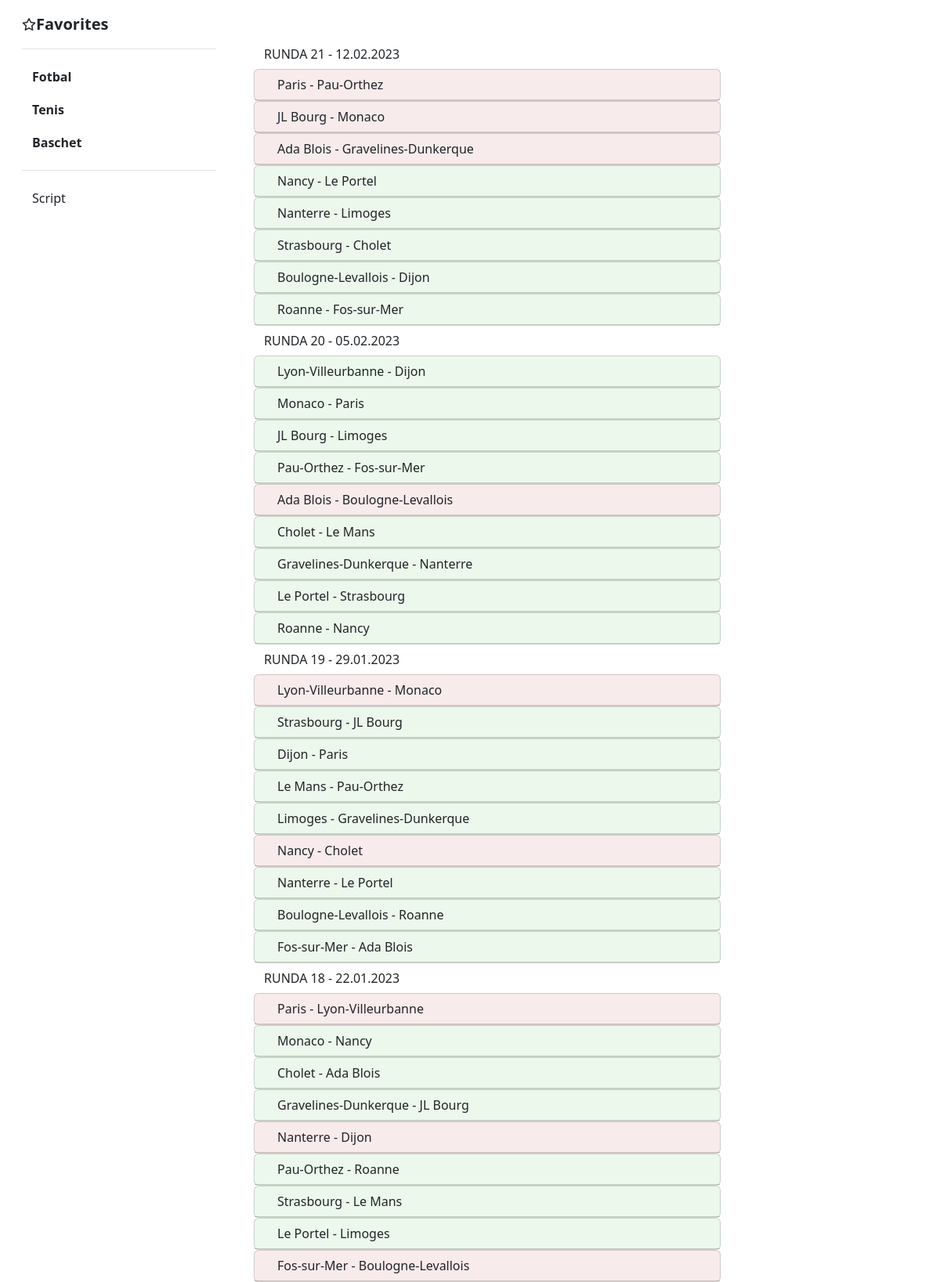
/franta_lnb (upper part), run on the app's committed database.
### data/models.py (models this page shows, shortened)
class Baschet(models.Model):
    tara = models.CharField(max_length=50)
    liga = models.CharField(max_length=50)
    runda = models.CharField(max_length=3)
    data = models.CharField(max_length=50)
    participant1 = models.CharField(max_length=50)
    participant2 = models.CharField(max_length=50)
    scor = models.CharField(max_length=5)
    rezultat = models.CharField(max_length=50)
    bookmaker_odds = models.ManyToManyField(Bookmakers, default=0)
    favorita = models.CharField(max_length=50)

### data/views.py (the view)
# urls.py: path('franta_lnb', views.baschet_franta_lnb, name='lnb'),
def baschet_franta_lnb(request):
    lnb = Baschet.objects.filter(tara__icontains='FRANŢA').order_by(-F('runda'))
    context = {
        'baschet': lnb,
    }
    return render(request, 'data/baschet.html', context)

### data/templates/data/baschet.html (shortened to what this page needs)
{% extends 'data/base.html' %}
{% block body %}
    {% for game in baschet %}
        {% ifchanged game.runda %}
          <div >
            <h5 class="mb-0">
                <button class="btn btn-link collapsed link-dark text-decoration-none">
                    {{ game.runda }} - {{ game.data }}
                </button>
            </h5>
          </div>
        {% endifchanged %}
        <div id="accordion">
          <div class="card wid{% if game.favorita == game.rezultat %} bg-fav{% elif game.favorita != game.rezultat and game.rezultat != 'Egal' %} bg-red{% elif game.rezultat == 'Egal' %} bg-egal{% endif %}">
            <div class="card-header" id="heading{{ game.id }}">
              <h5 class="mb-0">
                <button class="btn btn-link collapsed link-dark text-decoration-none" data-bs-toggle="collapse" data-bs-target="#collapse{{ game.id }}" aria-expanded="false" aria-controls="collapse{{ game.id }}">
                    {{ game.participant1 }} - {{ game.participant2 }}
                </button>
              </h5>
            </div>
          </div>
        </div>
    {% endfor %}
{% endblock %}

### data/static/data/style.css (style rules this page uses)
.wid { width: 70%; --bs-card-cap-padding-y: 0!important; }
.bg-fav { --bs-card-bg: #f3fff2!important; }
.bg-red { --bs-card-bg: #fff2f2!important; }

### data on the page
Baschet: runda "RUNDA 21", data "12.02.2023", participant1 "Paris", participant2 "Pau-Orthez"
Baschet: participant1 "JL Bourg", participant2 "Monaco"
Baschet: participant1 "Ada Blois", participant2 "Gravelines-Dunkerque"
Baschet: participant1 "Nancy", participant2 "Le Portel"
Baschet: participant1 "Nanterre", participant2 "Limoges"
Baschet: participant1 "Strasbourg", participant2 "Cholet"
Baschet: participant1 "Boulogne-Levallois", participant2 "Dijon"
Baschet: participant1 "Roanne", participant2 "Fos-sur-Mer"
Baschet: runda "RUNDA 20", data "05.02.2023", participant1 "Lyon-Villeurbanne", participant2 "Dijon"
Baschet: participant1 "Monaco", participant2 "Paris"
Baschet: participant1 "JL Bourg", participant2 "Limoges"
Baschet: participant1 "Pau-Orthez", participant2 "Fos-sur-Mer"
Baschet: participant1 "Ada Blois", participant2 "Boulogne-Levallois"
Baschet: participant1 "Cholet", participant2 "Le Mans"
Baschet: participant1 "Gravelines-Dunkerque", participant2 "Nanterre"
Baschet: participant1 "Le Portel", participant2 "Strasbourg"
Baschet: participant1 "Roanne", participant2 "Nancy"
Baschet: runda "RUNDA 19", data "29.01.2023", participant1 "Lyon-Villeurbanne", participant2 "Monaco"
Baschet: participant1 "Strasbourg", participant2 "JL Bourg"
Baschet: participant1 "Dijon", participant2 "Paris"
Baschet: participant1 "Le Mans", participant2 "Pau-Orthez"
Baschet: participant1 "Limoges", participant2 "Gravelines-Dunkerque"
Baschet: participant1 "Nancy", participant2 "Cholet"
Baschet: participant1 "Nanterre", participant2 "Le Portel"
Baschet: participant1 "Boulogne-Levallois", participant2 "Roanne"
Baschet: participant1 "Fos-sur-Mer", participant2 "Ada Blois"
Baschet: runda "RUNDA 18", data "22.01.2023", participant1 "Paris", participant2 "Lyon-Villeurbanne"
Baschet: participant1 "Monaco", participant2 "Nancy"
Baschet: participant1 "Cholet", participant2 "Ada Blois"
Baschet: participant1 "Gravelines-Dunkerque", participant2 "JL Bourg"
Baschet: participant1 "Nanterre", participant2 "Dijon"
Baschet: participant1 "Pau-Orthez", participant2 "Roanne"
Baschet: participant1 "Strasbourg", participant2 "Le Mans"
Baschet: participant1 "Le Portel", participant2 "Limoges"
Baschet: participant1 "Fos-sur-Mer", participant2 "Boulogne-Levallois"
